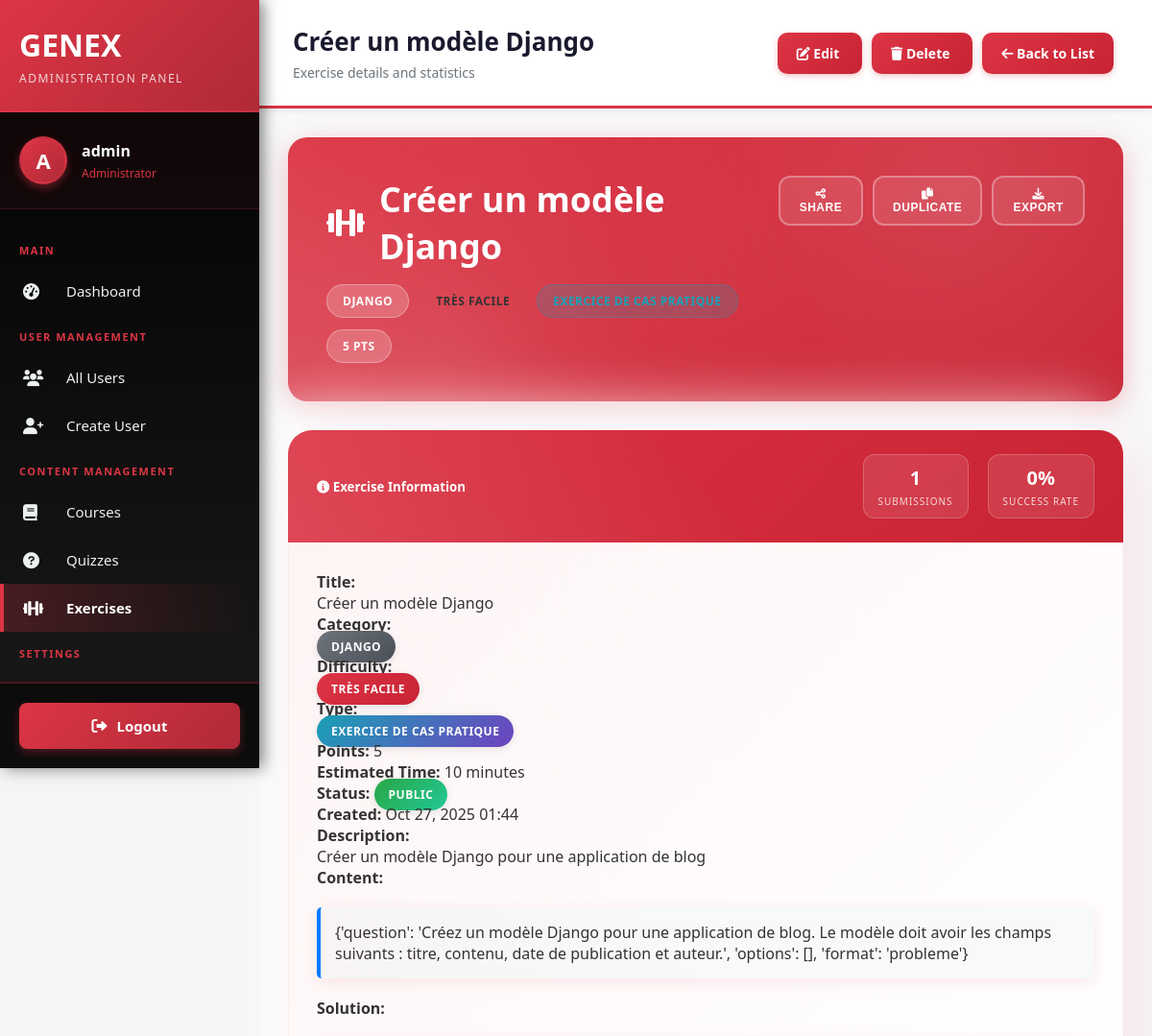
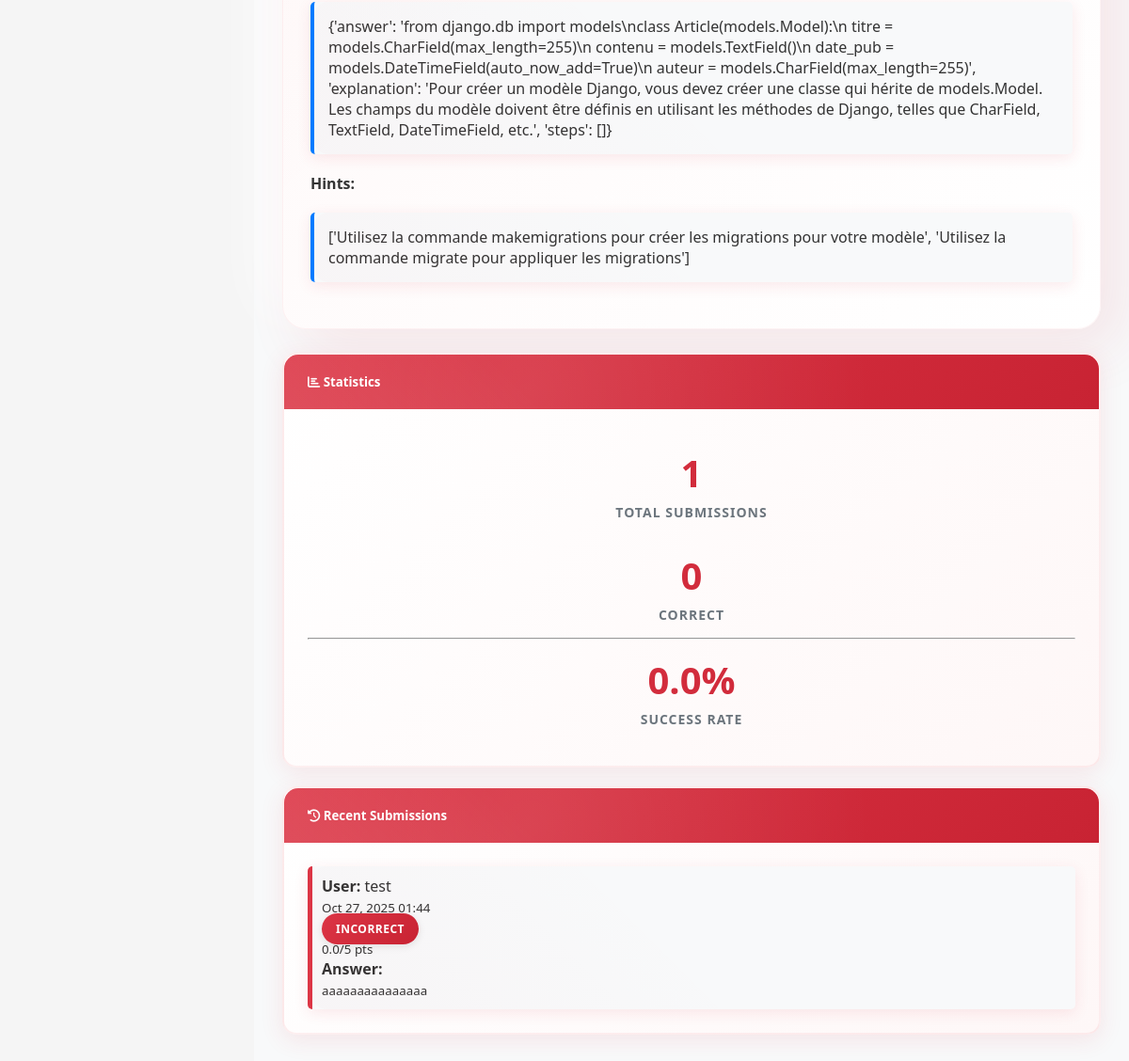
Page /users/backoffice/exercises/41/ (signed in) on the earlier database version (2 pictures, top to bottom).
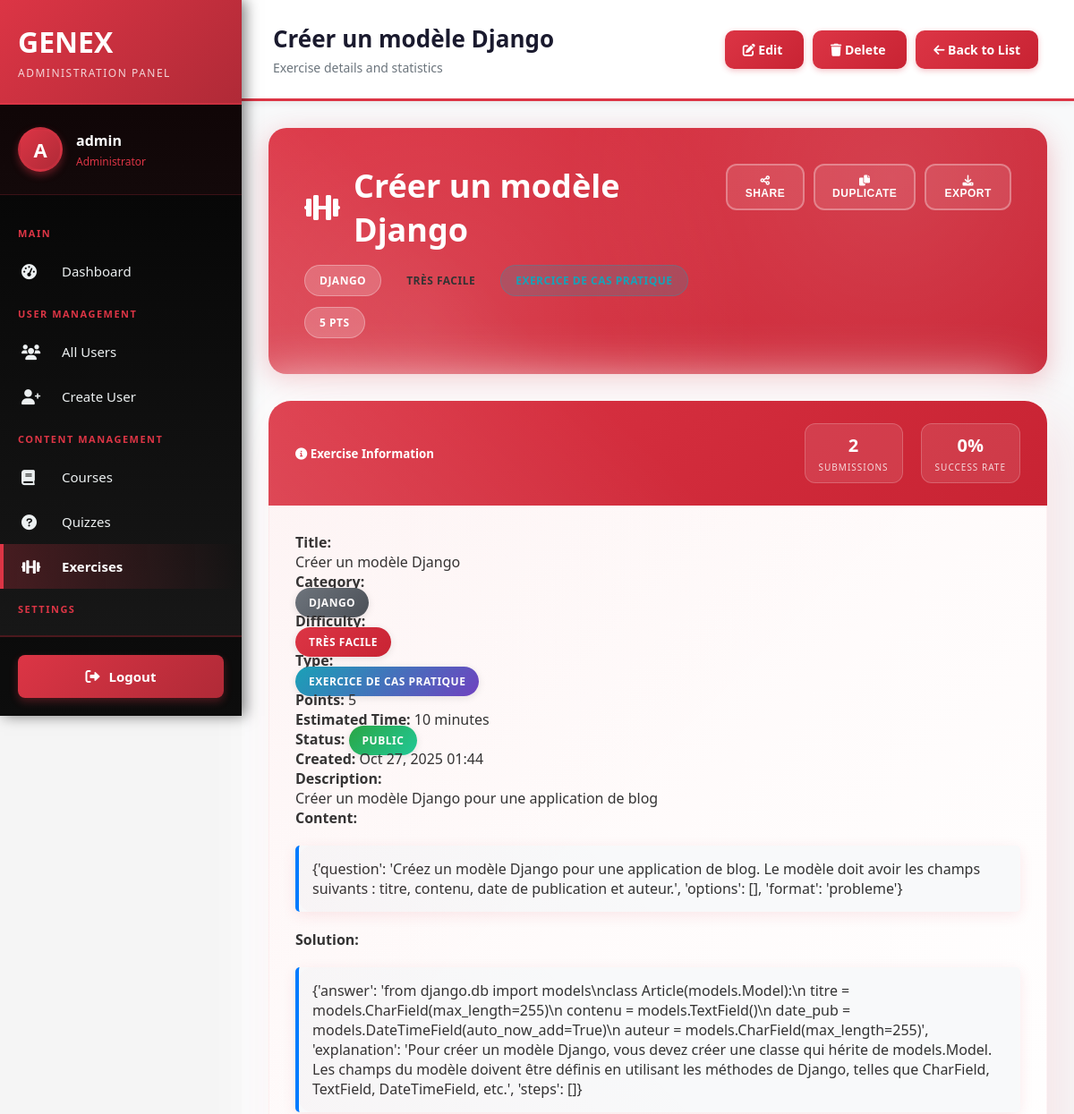
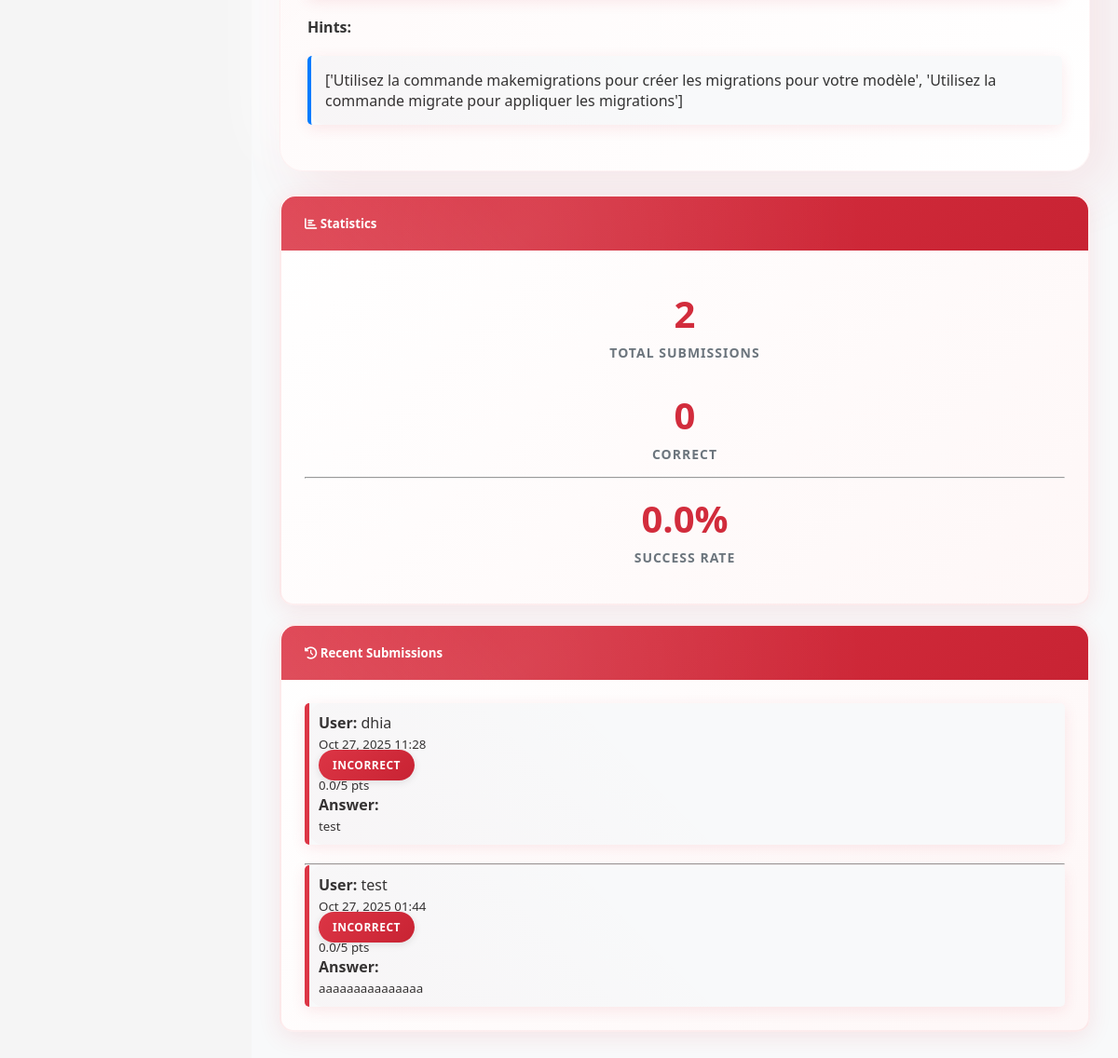
Same page on the later database version (2 pictures, top to bottom).
### exercises/models.py (models this page shows, shortened)
class ExerciseSubmission(models.Model):
    user = models.ForeignKey(User, on_delete=models.CASCADE, related_name='exercise_submissions')
    exercise = models.ForeignKey(Exercise, on_delete=models.CASCADE, related_name='submissions')
    user_answer = models.TextField(help_text="Réponse soumise par l'utilisateur")
    submission_time = models.DateTimeField(auto_now_add=True)
    ai_correction = models.JSONField(default=dict, help_text="Correction automatique par l'IA")
    is_correct = models.BooleanField(default=False)
    score = models.FloatField(default=0.0, help_text="Score sur 100")
    feedback = models.TextField(blank=True, help_text="Feedback détaillé de l'IA")
    suggestions = models.JSONField(default=list, help_text="Suggestions d'amélioration")
    detailed_correction = models.JSONField(default=dict, help_text="Correction ligne par ligne détaillée")
    video_explanation_url = models.URLField(blank=True, help_text="URL de la vidéo d'explication")
    comparison_answers = models.JSONField(default=list, help_text="Comparaison avec d'autres bonnes réponses")
    personalized_feedback = models.TextField(blank=True, help_text="Feedback personnalisé adapté au niveau")
    improvement_areas = models.JSONField(default=list, help_text="Domaines d'amélioration identifiés")
    strengths = models.JSONField(default=list, help_text="Points forts identifiés")
    correction_time = models.FloatField(default=0.0, help_text="Temps de correction en secondes")
    ai_model = models.CharField(max_length=50, default='llama-3.1-8b-instant')
    confidence_score = models.FloatField(default=0.0, help_text="Niveau de confiance de la correction (0-1)")
    class Meta:
        verbose_name = "Soumission d'exercice"
        verbose_name_plural = "Soumissions d'exercices"
        ordering = ['-submission_time']
        unique_together = ['user', 'exercise']

class Exercise(models.Model):
    title = models.CharField(max_length=200)
    description = models.TextField(blank=True)
    content = models.JSONField(help_text="Contenu structuré de l'exercice")
    solution = models.JSONField(help_text="Solution de l'exercice")
    hints = models.JSONField(default=list, blank=True, help_text="Indices pour l'exercice")
    explanation_video_url = models.URLField(blank=True, help_text="URL de la vidéo d'explication (YouTube, Vimeo, etc.)")
    explanation_video_type = models.CharField(
        max_length=20,
        choices=[
            ('youtube', 'YouTube'),
            ('vimeo', 'Vimeo'),
            ('custom', 'Vidéo personnalisée'),
            ('auto', 'Génération automatique'),
        ],
        default='auto',
        help_text="Type de vidéo d'explication"
    )
    category = models.ForeignKey(ExerciseCategory, on_delete=models.CASCADE, related_name='exercises')
    exercise_type = models.ForeignKey(ExerciseType, on_delete=models.CASCADE, related_name='exercises')
    difficulty = models.ForeignKey(DifficultyLevel, on_delete=models.CASCADE, related_name='exercises')
    created_by = models.ForeignKey(User, on_delete=models.CASCADE, related_name='created_exercises')
    is_ai_generated = models.BooleanField(default=False)
    ai_prompt = models.TextField(blank=True, help_text="Prompt utilisé pour générer l'exercice")
    tags = models.JSONField(default=list, blank=True, help_text="Tags pour la recherche")
    estimated_time = models.IntegerField(default=15, help_text="Temps estimé en minutes")
    points = models.IntegerField(default=10, help_text="Points attribués")
    is_active = models.BooleanField(default=True)
    is_public = models.BooleanField(default=False)
    created_at = models.DateTimeField(auto_now_add=True)
    updated_at = models.DateTimeField(auto_now=True)
    class Meta:
        verbose_name = "Exercice"
        verbose_name_plural = "Exercices"
        ordering = ['-created_at']
        indexes = [
            models.Index(fields=['category', 'difficulty']),
            models.Index(fields=['is_active', 'is_public']),
            models.Index(fields=['created_at']),
        ]

class ExerciseCategory(models.Model):
    name = models.CharField(max_length=100, unique=True)
    description = models.TextField(blank=True)
    icon = models.CharField(max_length=50, blank=True, help_text="Nom de l'icône (ex: 'math', 'physics')")
    color = models.CharField(max_length=7, default='#007bff', help_text="Code couleur hexadécimal")
    created_at = models.DateTimeField(auto_now_add=True)
    class Meta:
        verbose_name = "Catégorie d'exercice"
        verbose_name_plural = "Catégories d'exercices"
        ordering = ['name']

class DifficultyLevel(models.Model):
    name = models.CharField(max_length=20, unique=True)
    level = models.IntegerField(unique=True, help_text="Niveau numérique (1-5)")
    description = models.TextField(blank=True)
    color = models.CharField(max_length=7, default='#28a745')
    class Meta:
        verbose_name = "Niveau de difficulté"
        verbose_name_plural = "Niveaux de difficulté"
        ordering = ['level']

class ExerciseType(models.Model):
    name = models.CharField(max_length=50, unique=True)
    description = models.TextField(blank=True)
    template = models.TextField(help_text="Template JSON pour la structure de l'exercice")
    is_interactive = models.BooleanField(default=False)
    icon = models.CharField(max_length=50, default='fas fa-question-circle', help_text="Icône FontAwesome")
    color = models.CharField(max_length=7, default='#007bff', help_text="Couleur hexadécimale")
    supports_images = models.BooleanField(default=False, help_text="Supporte les images")
    supports_drawing = models.BooleanField(default=False, help_text="Supporte le dessin")
    supports_audio = models.BooleanField(default=False, help_text="Supporte l'audio")
    supports_video = models.BooleanField(default=False, help_text="Supporte la vidéo")
    difficulty_level = models.IntegerField(default=1, help_text="Niveau de complexité (1-5)")
    created_at = models.DateTimeField(auto_now_add=True)
    class Meta:
        verbose_name = "Type d'exercice"
        verbose_name_plural = "Types d'exercices"
        ordering = ['difficulty_level', 'name']

### users/models.py (models this page shows, shortened)
class User(AbstractUser):
    USER_TYPE_CHOICES = (
        ('admin', 'Admin'),
        ('student', 'Student'),
    )
    LEVEL_CHOICES = (
        ('weak', 'Weak'),
        ('medium', 'Medium'),
        ('advanced', 'Advanced'),
    )
    user_type = models.CharField(max_length=10, choices=USER_TYPE_CHOICES, default='student')
    level = models.CharField(max_length=10, choices=LEVEL_CHOICES, blank=True, null=True)
    student_class = models.CharField(max_length=50, blank=True, null=True)
    current_streak = models.IntegerField(default=0, help_text="Current consecutive days with quiz completion")
    longest_streak = models.IntegerField(default=0, help_text="Longest streak ever achieved")
    last_quiz_date = models.DateTimeField(null=True, blank=True, help_text="Last time user completed a quiz")
    THEME_CHOICES = (
        ('light', 'Light'),
        ('dark', 'Dark'),
        ('auto', 'Auto'),
    )
    theme_preference = models.CharField(max_length=10, choices=THEME_CHOICES, default='auto', help_text="User's theme preference")

### users/views.py (the view)
# urls.py: path('backoffice/exercises/<int:exercise_id>/', views.backoffice_exercise_detail, name='backoffice_exercise_detail'),
@user_passes_test(is_admin, login_url='main:signin')
def backoffice_exercise_detail(request, exercise_id):
    from exercises.models import Exercise, ExerciseSubmission
    exercise = get_object_or_404(Exercise, id=exercise_id)
    recent_submissions = ExerciseSubmission.objects.filter(exercise=exercise).order_by('-submission_time')[:10]
    total_submissions = ExerciseSubmission.objects.filter(exercise=exercise).count()
    correct_submissions = ExerciseSubmission.objects.filter(exercise=exercise, is_correct=True).count()
    success_rate = (correct_submissions / total_submissions * 100) if total_submissions > 0 else 0
    context = {
        'exercise': exercise,
        'recent_submissions': recent_submissions,
        'total_submissions': total_submissions,
        'correct_submissions': correct_submissions,
        'success_rate': success_rate,
    }
    return render(request, 'users/backoffice/exercise_detail.html', context)

### users/views.py (called while the page is built)
def is_admin(user):
    return user.is_authenticated and (user.is_superuser or user.user_type == 'admin')

### templates/users/backoffice/exercise_detail.html (shortened to what the changed rows need)
{% extends 'users/backoffice/base.html' %}
{% block page_title %}{{ exercise.title }}{% endblock %}
{% block page_description %}Exercise details and statistics{% endblock %}
{% block content %}
<div class="detail-header">
    <div class="detail-header-content">
        <div class="detail-title">
            <h1><i class="fas fa-dumbbell"></i> {{ exercise.title }}</h1>
            <div class="detail-meta">
                <span class="meta-badge category">{{ exercise.category.name }}</span>
                <span class="meta-badge difficulty difficulty-{{ exercise.difficulty.name|lower }}">{{ exercise.difficulty.name }}</span>
                <span class="meta-badge type">{{ exercise.exercise_type.name }}</span>
                <span class="meta-badge points">{{ exercise.points }} pts</span>
            </div>
        </div>
    </div>
</div>
<div class="row">
    <div class="col-lg-8">
        <div class="card detail-card mb-4">
            <div class="card-header">
                <div class="header-stats">
                    <div class="stat-item">
                        <span class="stat-value">{{ total_submissions|default:0 }}</span>
                        <span class="stat-label">Submissions</span>
                    </div>
                </div>
            </div>
            <div class="card-body">
                <div class="row mb-3">
                    <div class="col-md-6">
                        <strong>Title:</strong><br>
                        {{ exercise.title }}
                    </div>
                    <div class="col-md-6">
                        <strong>Category:</strong><br>
                        <span class="badge badge-secondary">{{ exercise.category.name }}</span>
                    </div>
                </div>
                <div class="row mb-3">
                    <div class="col-md-6">
                        <strong>Difficulty:</strong><br>
                        <span class="badge badge-{% if exercise.difficulty.name == 'Easy' %}success{% elif exercise.difficulty.name == 'Medium' %}warning{% else %}danger{% endif %}">
                            {{ exercise.difficulty.name }}
                        </span>
                    </div>
                    <div class="col-md-6">
                        <strong>Type:</strong><br>
                        <span class="badge badge-info">{{ exercise.exercise_type.name }}</span>
                    </div>
                </div>
                <div class="row mb-3">
                    <div class="col-md-6">
                        <strong>Points:</strong> {{ exercise.points }}
                    </div>
                    <div class="col-md-6">
                        <strong>Estimated Time:</strong> {{ exercise.estimated_time }} minutes
                    </div>
                </div>
                <div class="row mb-3">
                    <div class="col-md-6">
                        <strong>Status:</strong>
                        {% if exercise.is_public %}
                            <span class="badge badge-success">Public</span>
                        {% else %}
                            <span class="badge badge-warning">Private</span>
                        {% endif %}
                    </div>
                    <div class="col-md-6">
                        <strong>Created:</strong> {{ exercise.created_at|date:"M d, Y H:i" }}
                    </div>
                </div>
                {% if exercise.description %}
                <div class="mb-3">
                    <strong>Description:</strong><br>
                    <p class="text-muted">{{ exercise.description }}</p>
                </div>
                {% endif %}
                <div class="mb-3">
                    <strong>Content:</strong><br>
                    <div class="exercise-content">
                        {{ exercise.content|linebreaks }}
                    </div>
                </div>
                <div class="mb-3">
                    <strong>Solution:</strong><br>
                    <div class="exercise-solution">
                        {{ exercise.solution|linebreaks }}
                    </div>
                </div>
                {% if exercise.hints %}
                <div class="mb-3">
                    <strong>Hints:</strong><br>
                    <div class="exercise-hints">
                        {{ exercise.hints|linebreaks }}
                    </div>
                </div>
                {% endif %}
            </div>
        </div>
    </div>
    <div class="col-lg-4">
        <div class="card stat-card mb-4">
            <div class="card-body">
                <div class="row text-center">
                    <div class="col-6">
                        <div class="stat-item">
                            <h3 class="text-primary">{{ total_submissions }}</h3>
                            <p class="text-muted">Total Submissions</p>
                        </div>
                    </div>
                </div>
            </div>
        </div>
        <div class="card stat-card">
            <div class="card-body">
                {% if recent_submissions %}
                    {% for submission in recent_submissions %}
                    <div class="submission-item mb-3">
                        <div class="d-flex justify-content-between align-items-start">
                            <div>
                                <strong>User:</strong> {{ submission.user.username }}<br>
                                <small class="text-muted">{{ submission.submission_time|date:"M d, Y H:i" }}</small>
                            </div>
                            <div class="text-right">
                                {% if submission.is_correct %}
                                    <span class="badge badge-success">Correct</span>
                                {% else %}
                                    <span class="badge badge-danger">Incorrect</span>
                                {% endif %}
                                <br>
                                <small class="text-muted">{{ submission.score }}/{{ exercise.points }} pts</small>
                            </div>
                        </div>
                        <div class="mt-2">
                            <strong>Answer:</strong><br>
                            <small class="text-muted">{{ submission.user_answer|truncatechars:100 }}</small>
                        </div>
                    </div>
                    {% if not forloop.last %}<hr>{% endif %}
                    {% endfor %}
                {% else %}
                    <p class="text-muted text-center">No submissions yet</p>
                {% endif %}
            </div>
        </div>
    </div>
</div>
{% endblock %}

Differences in the rows shown:
added ExerciseSubmission: user.username "dhia", submission_time "Oct 27, 2025 11:28", is_correct "INCORRECT", score "0.0", {{ exercise.points }} "5", user_answer "test"
Other differences:
{{ total_submissions|default:0 }}: "1" → "2"
{{ total_submissions }}: "1" → "2"
